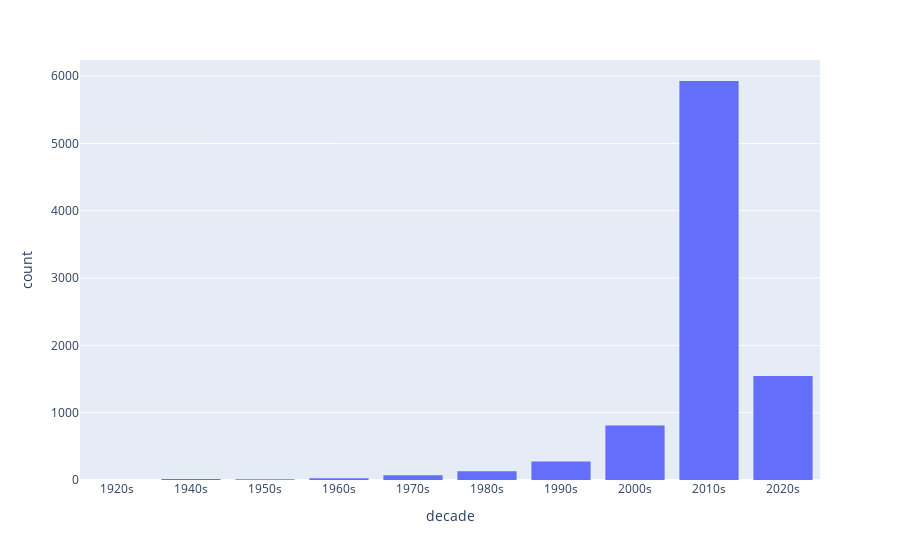

Here is the notebook cell this chart was saved with:
### Code cell
import numpy as np
nf_df['decade'] = nf_df.release_year.apply(lambda x: str(x)[:3]+'0s')
fig = px.histogram(nf_df, x='decade', category_orders={'decade': np.sort(nf_df.decade.unique())})
fig.show()

### Figure 1 — Plotly figure (JSON) as saved in the notebook; plotly's stock layout.template omitted (floating-point values rounded to 4 significant figures; data arrays with more than 128 entries replaced by an {"elided": "..."} marker saying what was removed)
{"data": [{"alignmentgroup": "True", "bingroup": "x", "hovertemplate": "decade=%{x}<br>count=%{y}<extra></extra>", "legendgroup": "", "marker": {"color": "#636efa", "pattern": {"shape": ""}}, "name": "", "offsetgroup": "", "orientation": "v", "showlegend": false, "type": "histogram", "x": {"elided": "8807 str values"}, "xaxis": "x", "yaxis": "y"}], "layout": {"barmode": "relative", "legend": {"tracegroupgap": 0}, "margin": {"t": 60}, "xaxis": {"anchor": "y", "categoryarray": ["1920s", "1940s", "1950s", "1960s", "1970s", "1980s", "1990s", "2000s", "2010s", "2020s"], "categoryorder": "array", "domain": [0, 1], "title": {"text": "decade"}}, "yaxis": {"anchor": "x", "domain": [0, 1], "title": {"text": "count"}}}}
